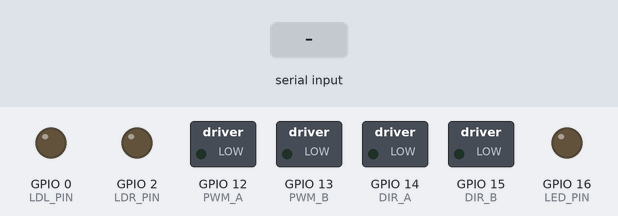
Bench run of a sketch on a simulated ESP8266 (NodeMCU). On the bench: switched loads named in the sketch (green lamp = pin HIGH), output pins drawn as LEDs (lit = HIGH). The test bench sets the inputs (shaded band).

Above: at 1.2 s.
1.3 s: "F" received over the second serial link
At 1.6 s:
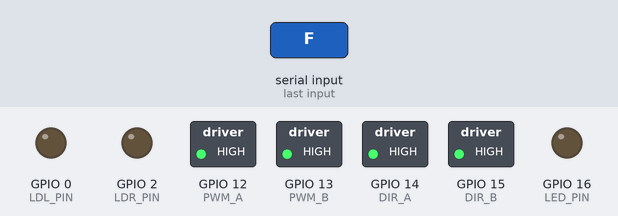
2.8 s: "B" received over the second serial link
At 3.9 s:
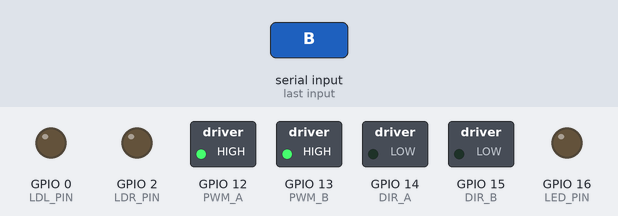
4.3 s: "L" received over the second serial link
At 5.2 s:
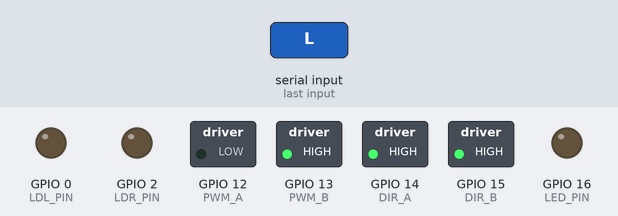
5.8 s: "R" received over the second serial link
At 6.3 s:
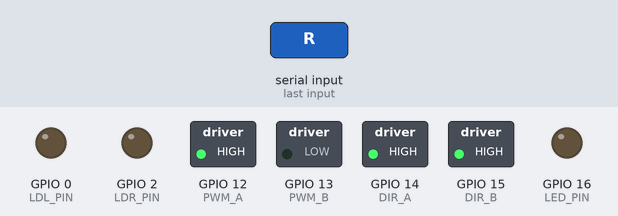
7.3 s: "U" received over the second serial link
At 8.5 s:
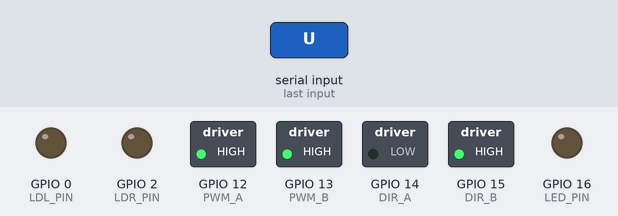
8.8 s: "V" received over the second serial link
At 9.8 s:
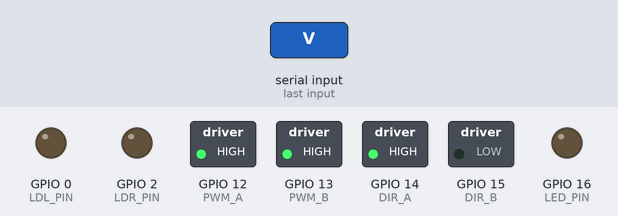
Timing chart, 0 to 11.3 s (numbered marks = the images above; inputs shaded):
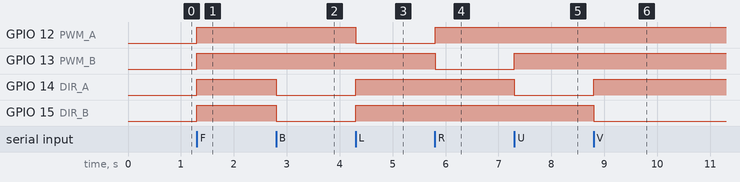

The sketch:

2WD_BT_Car_xLib.ino
```cpp
/*  20211216 ok final
 *  2WD 블루투스 버튼 제어 주행 프로그램
 *  ESP-WROOM-02 D1
D0  16 LED PULLUP 10K
D1  5 TRIG
D2  4 ECHO
D3  0      FLASH
D4  2      (SDA)
D5  14 AIN (SCL)
D6  12 APWM
D7  13 BPWM
D8  15 BIN PULLDOWN 10K
D9  TX 1 RXD BT
D10 RX 3 TXD BT
*/
#include <ESP8266WiFi.h>
//#include <WiFiCar_TB6612.h> //TB6612
#include <SoftwareSerial.h>

// pin settings
#define LED_PIN    16  //D0
#define TRIG_PIN    5  //D1 ULTRASONIC
#define ECHO_PIN    4  //D2

#define LDL_PIN    0   //D3 LEFT LED
#define LDR_PIN    2   //D4 RIGHT LED

#define DIR_A   14   //D5 TB6612
#define PWM_A   12   //D6
#define PWM_B   13   //D7
#define DIR_B   15   //D8

#define RXD_PIN   3   //D9 BLUETOOTH TX
#define TXD_PIN   1   //D10 BLUETOOTH RX

SoftwareSerial BT(RXD_PIN,TXD_PIN);//3RX, 1TX

//Motor M1(AIN_PIN, APWM_PIN, ADIR);//Left
//Motor M2(BIN_PIN, BPWM_PIN, BDIR);//Right

int motor_speed = 990;//motor speed 1023
char CMD = 'S'; //

bool LEDstatus = LOW;
boolean FL = false;
boolean FR = false;

void setup() {
  pinMode(LED_PIN, OUTPUT);
  pinMode(TRIG_PIN, OUTPUT);
  pinMode(DIR_A, OUTPUT);
  pinMode(DIR_B, OUTPUT);
  pinMode(PWM_A, OUTPUT);
  pinMode(PWM_B, OUTPUT);

  pinMode(LDL_PIN, OUTPUT);
  pinMode(LDR_PIN, OUTPUT);

  digitalWrite(DIR_A, LOW);
  digitalWrite(DIR_B, LOW);
  digitalWrite(PWM_A, LOW);
  digitalWrite(PWM_B, LOW);
//for Test

  stop_motors();

  Serial.begin(9600); //Set the baud rate to your Bluetooth module.
  BT.begin(9600);
}

void loop(){

  if(BT.available() > 0) {
    CMD = BT.read();
    ///Serial.print(CMD);
  }

  if (FL) {digitalWrite(LED_PIN, HIGH);}
  if (!FL) {digitalWrite(LED_PIN, LOW);}

  ardu_action();
  delay(1);
}

void stop_motors() {
  analogWrite(PWM_A, 0);
  analogWrite(PWM_B, 0);
}

void forward() {
  analogWrite(PWM_A, motor_speed);
  analogWrite(PWM_B, motor_speed);
  digitalWrite(DIR_A, HIGH);
  digitalWrite(DIR_B, HIGH);
}

void backward() {
  analogWrite(PWM_A, motor_speed);
  analogWrite(PWM_B, motor_speed);
  digitalWrite(DIR_A, LOW);
  digitalWrite(DIR_B, LOW);
}

void turn_left() {
  analogWrite(PWM_A, 0);
  analogWrite(PWM_B, motor_speed);
  digitalWrite(DIR_A, HIGH);
  digitalWrite(DIR_B, HIGH);
}

void turn_right() {
  analogWrite(PWM_A, motor_speed);
  analogWrite(PWM_B, 0);
  digitalWrite(DIR_A, HIGH);
  digitalWrite(DIR_B, HIGH);
}

void turn_selfLeft() {
  analogWrite(PWM_A, motor_speed);
  analogWrite(PWM_B, motor_speed);
  digitalWrite(DIR_A, LOW);
  digitalWrite(DIR_B, HIGH);
}

void turn_selfRight() {
  analogWrite(PWM_A, motor_speed);
  analogWrite(PWM_B, motor_speed);
  digitalWrite(DIR_A, HIGH);
  digitalWrite(DIR_B, LOW);
}

void ardu_action() {
  if(CMD == 'F'){ forward(); }
  else if(CMD == 'B'){ backward(); }
  else if(CMD == 'L'){ turn_left(); }
  else if(CMD == 'R'){ turn_right(); }
  else if(CMD == 'U'){ turn_selfLeft(); }
  else if(CMD == 'V'){ turn_selfRight(); }
  else if(CMD == 'S'){ stop_motors(); }
  //else { motor_speed = 0; }
  delay(1);
}
```

Measured:
- after the input at 1.3 s, GPIO 12 (PWM_A), GPIO 13 (PWM_B), GPIO 14 (DIR_A), GPIO 15 (DIR_B): LOW → HIGH at once
- after the input at 2.8 s, GPIO 14 (DIR_A), GPIO 15 (DIR_B): HIGH → LOW at once
- after the input at 4.3 s, GPIO 12 (PWM_A): HIGH → LOW at once; GPIO 14 (DIR_A), GPIO 15 (DIR_B): LOW → HIGH at once
- after the input at 5.8 s, GPIO 12 (PWM_A): LOW → HIGH at once; GPIO 13 (PWM_B): HIGH → LOW at once
- after the input at 7.3 s, GPIO 13 (PWM_B): LOW → HIGH at once; GPIO 14 (DIR_A): HIGH → LOW at once
- after the input at 8.8 s, GPIO 14 (DIR_A): LOW → HIGH at once; GPIO 15 (DIR_B): HIGH → LOW at once
